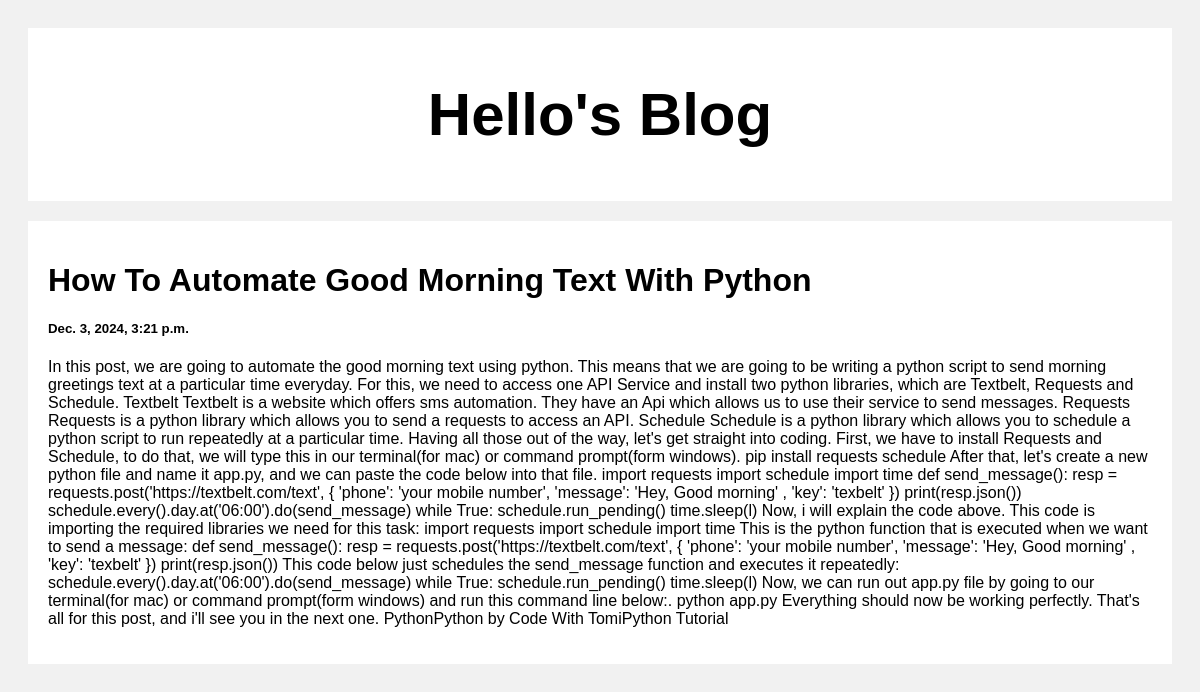
Screenshot of /post/2 with the database file from the repository.
### posts/models.py (models this page shows)
class Post(models.Model):
    title = models.CharField(max_length=100)
    body = models.CharField(max_length=1000000)
    created_at = models.DateTimeField(default=datetime.now,blank=True)

### posts/views.py (the view)
# urls.py: path('post/<str:pk>',views.post,name='post')
def post(request,pk):
    posts = Post.objects.get(id=pk)
    return render(request,'post.html',{'posts':posts})

### templates/post.html (shortened to what this page needs)
<!DOCTYPE html>
<html>
<head>
</head>
<body>
<div class="header">
  <h2>Hello's Blog</h2>
</div>
<div class="row">
  <div class="leftcolumn">
    <div class="card">
        <h1>{{posts.title}}</h1>
        <h5>{{posts.created_at}}</h5>
        <p>{{posts.body}}</p>
    </div>
  </div>
</div>
</body>
</html>

### templates/post.html (style rules this page uses)
* { box-sizing: border-box; }
body { font-family: Arial; padding: 20px; background: #f1f1f1; }
.header { padding: 2px; font-size: 40px; text-align: center; background: white; }
.leftcolumn { float: left; width: 100%; }
.card { background-color: white; padding: 20px; margin-top: 20px; }
.row:after { content: ""; display: table; clear: both; }

### rows the page displays
Post: title "How To Automate Good Morning Text With Python", created_at "Dec. 3, 2024, 3:21 p.m.", body "In this post, we are going to automate the good morning text using python. This means that we are going to be writing a python script to send morning greetings text at a particular time everyday. For this, we need to access one API Service and install two python libraries, which are Textbelt, Requests and Schedule. Textbelt Textbelt is a website which offers sms automation. They have an Api which allows us to use their service to send messages. Requests Requests is a python library which allows you to send a requests to access an API. Schedule Schedule is a python library which allows you to schedule a python script to run repeatedly at a particular time. Having all those out of the way,…"
